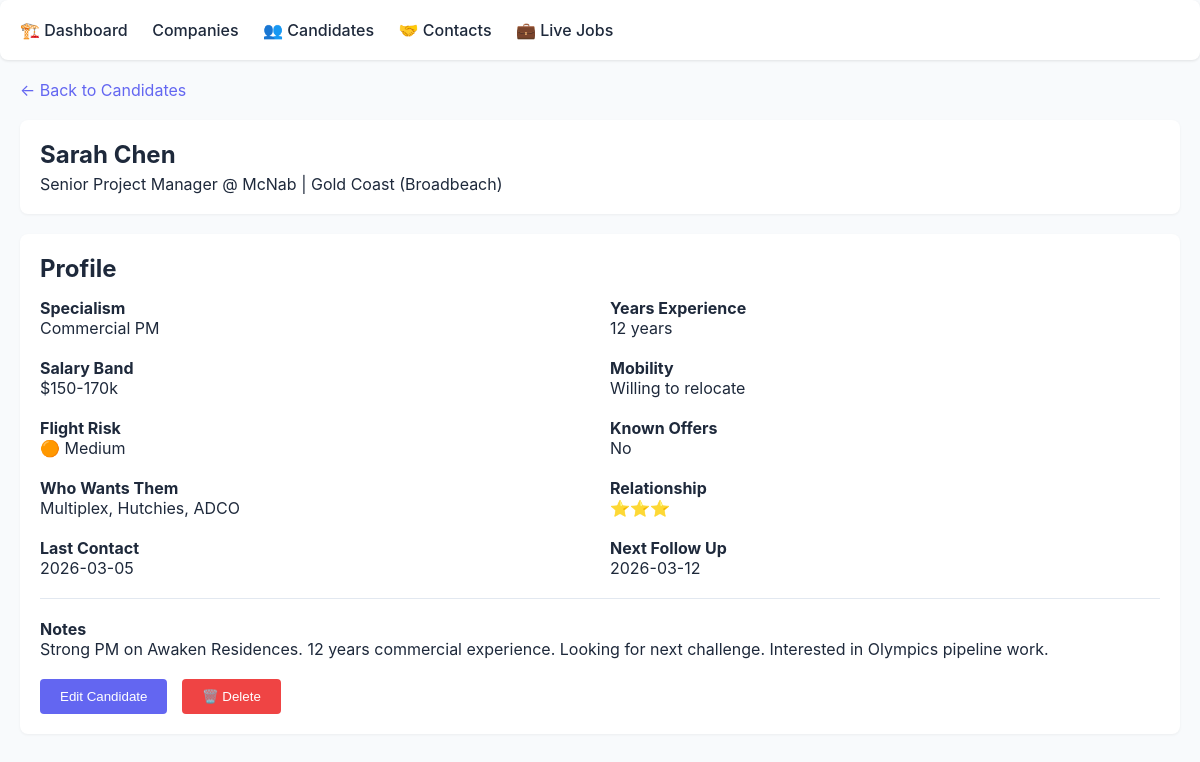
Screenshot of /candidate/1 with the database file from the repository.
### tables this page shows
CREATE TABLE candidates (
            id INTEGER PRIMARY KEY,
            name TEXT UNIQUE NOT NULL,
            current_company TEXT,
            title TEXT,
            specialism TEXT,
            years_experience INTEGER,
            salary_band TEXT,
            location TEXT,
            mobility TEXT,
            flight_risk TEXT,
            known_offers TEXT,
            who_wants_them TEXT,
            relationship_score INTEGER DEFAULT 1,
            last_contact DATE,
            next_follow_up DATE,
            notes TEXT,
            created_at TIMESTAMP DEFAULT CURRENT_TIMESTAMP,
            updated_at TIMESTAMP DEFAULT CURRENT_TIMESTAMP
        );

### app.py (the view)
@app.route('/candidate/<int:candidate_id>')
def candidate_detail(candidate_id):
    db = get_db()
    cursor = db.cursor()
    cursor.execute('SELECT * FROM candidates WHERE id = ?', (candidate_id,))
    candidate = cursor.fetchone()
    if not candidate:
        return redirect(url_for('candidates_list'))
    db.close()
    return render_template('candidate_detail.html', candidate=candidate)

### app.py (called while the page is built)
def get_db():
    db = sqlite3.connect(app.config['DATABASE'])
    db.row_factory = sqlite3.Row
    return db

### templates/candidate_detail.html (shortened to what this page needs)
{% extends "base.html" %}
{% block content %}
<div style="margin-bottom: 20px;">
  <a href="/candidates">&larr; Back to Candidates</a>
</div>
<div class="header">
  <h1>{{ candidate.name }}</h1>
  <p>{{ candidate.title }} @ {{ candidate.current_company or 'TBD' }} | {{ candidate.location }}</p>
</div>
<div style="background: white; padding: 20px; border-radius: 8px; margin-bottom: 20px; box-shadow: 0 1px 3px rgba(0,0,0,0.05);">
  <h2>Profile</h2>
  <div style="display: grid; grid-template-columns: 1fr 1fr; gap: 20px; margin-top: 15px;">
    <div>
      <h4>Specialism</h4>
      <p>{{ candidate.specialism or '-' }}</p>
    </div>
    <div>
      <h4>Years Experience</h4>
      <p>{{ candidate.years_experience or '-' }} years</p>
    </div>
    <div>
      <h4>Salary Band</h4>
      <p>{{ candidate.salary_band or '-' }}</p>
    </div>
    <div>
      <h4>Mobility</h4>
      <p>{{ candidate.mobility or '-' }}</p>
    </div>
    <div>
      <h4>Flight Risk</h4>
      <p>
        {% if candidate.flight_risk == 'High' %}
          🔴 {{ candidate.flight_risk }}
        {% elif candidate.flight_risk == 'Medium' %}
          🟠 {{ candidate.flight_risk }}
        {% else %}
          🟢 {{ candidate.flight_risk or '-' }}
        {% endif %}
      </p>
    </div>
    <div>
      <h4>Known Offers</h4>
      <p>{{ candidate.known_offers or '-' }}</p>
    </div>
    <div>
      <h4>Who Wants Them</h4>
      <p>{{ candidate.who_wants_them or '-' }}</p>
    </div>
    <div>
      <h4>Relationship</h4>
      <p>
        {% for i in range(candidate.relationship_score) %}⭐{% endfor %}
      </p>
    </div>
    <div>
      <h4>Last Contact</h4>
      <p>{{ candidate.last_contact or '-' }}</p>
    </div>
    <div>
      <h4>Next Follow Up</h4>
      <p>{{ candidate.next_follow_up or '-' }}</p>
    </div>
  </div>
  {% if candidate.notes %}
  <div style="margin-top: 20px; padding-top: 20px; border-top: 1px solid #e2e8f0;">
    <h4>Notes</h4>
    <p style="white-space: pre-wrap;">{{ candidate.notes }}</p>
  </div>
  {% endif %}
  <div style="margin-top: 20px;">
    <button class="btn" onclick="showEditForm()">Edit Candidate</button>
    <button class="btn" style="background: #ef4444; margin-left: 10px;" onclick="showDeleteConfirm()">🗑️ Delete</button>
  </div>
</div>
{% endblock %}

### templates/base.html (style rules this page uses)
* { margin: 0; padding: 0; box-sizing: border-box; }
body { font-family: -apple-system, BlinkMacSystemFont, 'Segoe UI', Roboto, sans-serif; background: #f8fafc; color: #1e293b; }
.header { background: white; padding: 20px; border-radius: 8px; margin-bottom: 20px; box-shadow: 0 1px 3px rgba(0,0,0,0.05); }
.header h1 { font-size: 24px; margin-bottom: 5px; }
a { color: #6366f1; text-decoration: none; }
.btn { background: #6366f1; color: white; padding: 10px 20px; border: none; border-radius: 4px; cursor: pointer; font-weight: 500; }

### rows the page displays
candidates: name "Sarah Chen", title "Senior Project Manager", current_company "McNab", location "Gold Coast (Broadbeach)", specialism "Commercial PM", years_experience "12", salary_band "$150-170k", mobility "Willing to relocate", flight_risk "Medium", known_offers "No", who_wants_them "Multiplex, Hutchies, ADCO", relationship_score 3 (drawn), last_contact "2026-03-05", next_follow_up "2026-03-12", notes "Strong PM on Awaken Residences. 12 years commercial experience. Looking for next challenge. Interested in Olympics pipeline work."
